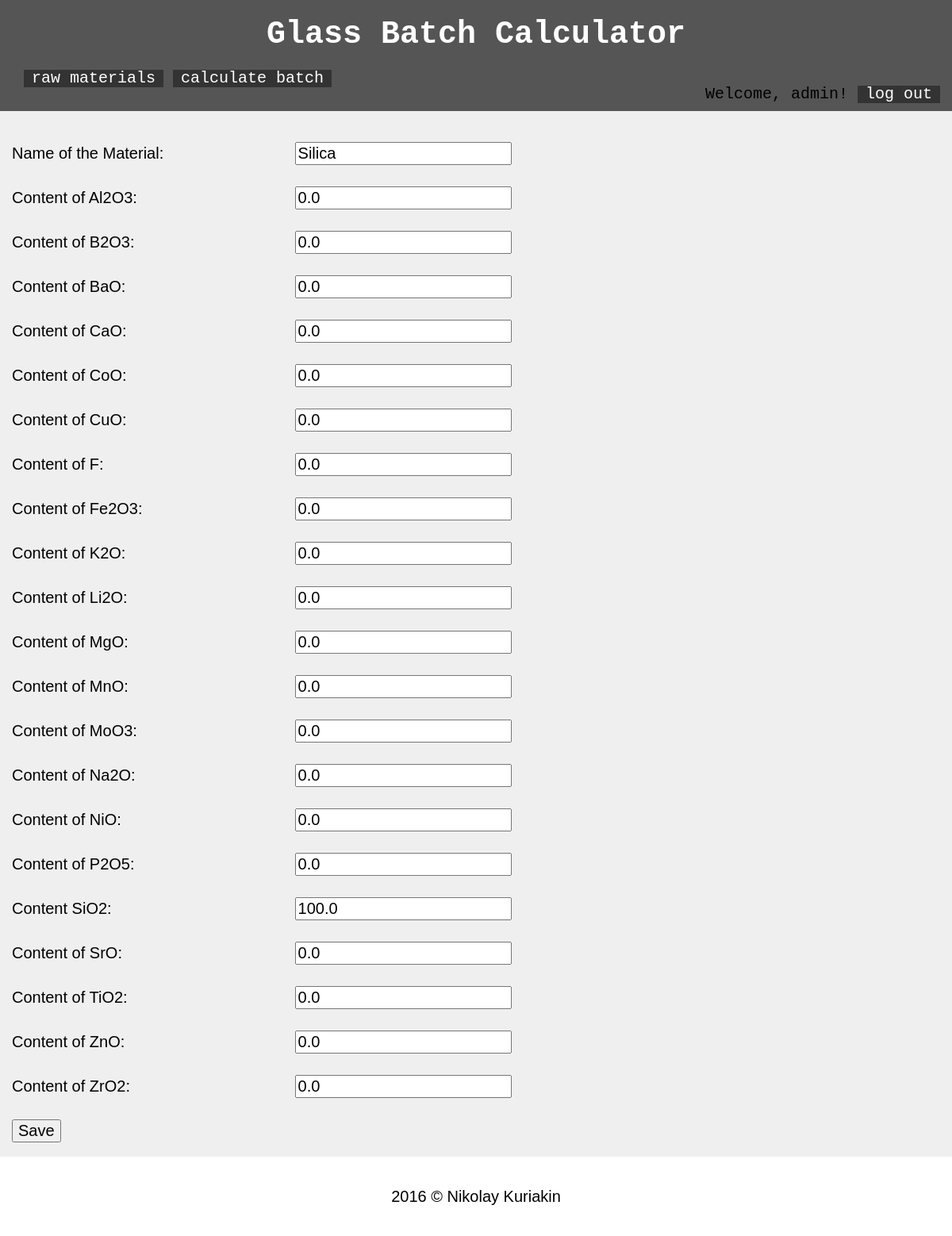
The page /edit/17/ (signed in) on the database as committed earlier.
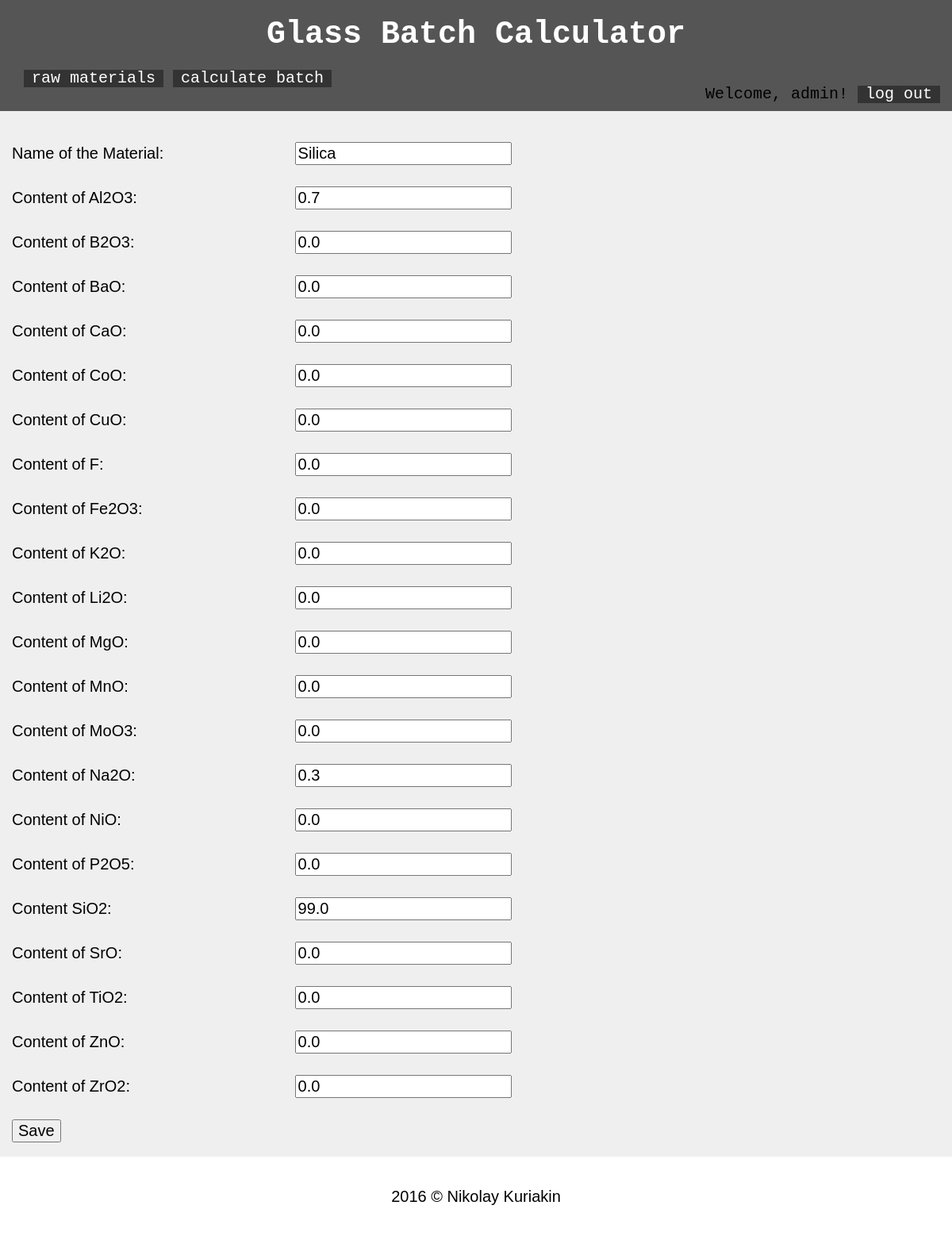
The same page on the database as committed later.
### BatchCalculator/models.py (models this page shows, shortened)
class rawMaterial(models.Model):
    materialName = models.CharField('Name of the Material', max_length=200, blank=False)
    contentSiO2 = models.FloatField('Content SiO2', default=0.0)
    contentAl2O3 = models.FloatField('Content of Al2O3', default=0.0)
    contentNa2O = models.FloatField('Content of Na2O', default=0.0)
    contentK2O = models.FloatField('Content of K2O', default=0.0)
    contentLi2O = models.FloatField('Content of Li2O',default=0.0)
    contentCaO = models.FloatField('Content of CaO', default=0.0)
    contentMgO = models.FloatField('Content of MgO', default=0.0)
    contentBaO = models.FloatField('Content of BaO', default=0.0)
    contentSrO = models.FloatField('Content of SrO', default=0.0)
    contentTiO2 = models.FloatField('Content of TiO2', default=0.0)
    contentZrO2 = models.FloatField('Content of ZrO2', default=0.0)
    contentB2O3 = models.FloatField('Content of B2O3', default=0.0)
    contentP2O5 = models.FloatField('Content of P2O5', default=0.0)
    contentZnO = models.FloatField('Content of ZnO', default=0.0)
    contentF = models.FloatField('Content of F', default=0.0)
    contentMnO = models.FloatField('Content of MnO', default=0.0)
    contentMoO3 = models.FloatField('Content of MoO3', default=0.0)
    contentNiO = models.FloatField('Content of NiO', default=0.0)
    contentCuO = models.FloatField('Content of CuO', default=0.0)
    contentCoO = models.FloatField('Content of CoO', default=0.0)
    contentFe2O3 = models.FloatField('Content of Fe2O3', default=0.0)
    author = models.ForeignKey(User, on_delete=models.CASCADE)

### BatchCalculator/views.py (the view)
# urls.py: url(r'^edit/(?P<pk>\d+)/$', views.editMaterial.as_view(), name='editlist'),
class editMaterial(UpdateView):
	model=rawMaterial
	fields = tupleFields
	success_url = reverse_lazy('rawmateriallist')

### BatchCalculator/templates/BatchCalculator/rawmaterial_form.html
{% extends "base.html" %}
{% block content %}
{% if request.user.id == object.author.id or object.author.id is None %}
<form method="POST" class='material'> {% csrf_token %}
   {{form.as_p}}
   <input type="submit" value="Save">
</form>
{% else %}
<p>You cannot edit this material</p>
{%endif%}
{% endblock%}

### BatchCalculator/templates/base.html (shortened to what this page needs)
{% load analytical %}
{% load static %}
<!DOCTYPE html>
<html lang="en">
<head>
    <link rel="stylesheet" href="{% static 'BatchCalculator/css/normalize.css' %}">
    <link rel="stylesheet" href="{% static 'BatchCalculator/css/style.css' %}">
</head>
<body>
	<header>
		{% block header %}
		<h1><a href = '/'>Glass Batch Calculator</h1></a>
    	<div class='menu'>
    		<a href="{% url 'rawmateriallist' %}">raw materials</a>
    		<a href="{% url 'calculate' %}">calculate batch</a>
    		{% if user.is_anonymous %}
    		<div class='account'>
    			<a href="{% url 'login' %}">login</a>
    			<a href="{% url 'register' %}">register</a>
    		</div>
    		{% else %}
    		<p class='account'>Welcome, {{user.username}}! <a href="{% url 'logout' %}">log out</a></p>
    		{% endif %}
    	</div>
	   {% endblock %}
	</header>
	<div class='content'>
    {% block content %}{% endblock %}
	</div>
	{% block footer %}
	<footer>
	<p>2016 &copy; Nikolay Kuriakin</p>
	</footer>
	{% endblock %}
</body>
</html>

### BatchCalculator/static/BatchCalculator/css/style.css (style rules this page uses)
body { margin: 0 auto; background: #efefef; padding: 0; font: 400 20px/1.8 Arial, sans-serif; }
header { background: #555; padding: 15px; font-family: Courier, sans-serif; line-height: 0.8; }
a { display: inline-block; text-decoration: none; }
header a { display: inline-block; color: white; font-size 0.6em; background: #333; padding: 3px 10px; }
header h1 { color: #fff; margin: 10px 0; text-align: center; min-width: 100%; }
header h1 a { background: none; }
.menu { padding: 15px; position: relative; display: block; }
.account { display: inline-block; position: absolute; right: 0; }
p.account { margin-bottom: 5px; }
.content { padding: 15px; }
footer > p { margin: 0; position: absolute; left: 50%; transform: translate3d(-50%, -50%, 0); top: 50%; }
label { display: block; width: 30%; }
form.material label { display: inline-block; width: 30%; }
html, body { height: 100%; }
.content { min-height: 90%; margin-bottom: -100px; }
.content:after { content: ""; display: block; }
footer, .content:after { height: 100px; }
footer { background: white; position: relative; }

Rows that differ between the two databases and show on the page:
changed rawMaterial "Silica": contentAl2O3 "0.0" → "0.7"; contentNa2O "0.0" → "0.3"; contentSiO2 "100.0" → "99.0"
